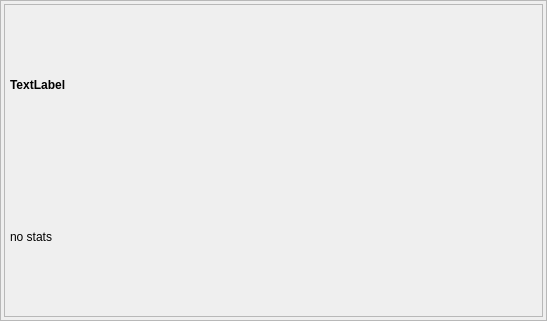
<ui version="4.0" >
 <class>VideoWidget</class>
 <widget class="QWidget" name="VideoWidget" >
  <property name="geometry" >
   <rect>
    <x>0</x>
    <y>0</y>
    <width>547</width>
    <height>321</height>
   </rect>
  </property>
  <property name="focusPolicy" >
   <enum>Qt::StrongFocus</enum>
  </property>
  <property name="windowTitle" >
   <string>Video Display</string>
  </property>
  <property name="windowIcon" >
   <iconset resource="icons_gui.qrc" >:/icons/window-new.png</iconset>
  </property>
  <layout class="QVBoxLayout" >
   <property name="margin" >
    <number>0</number>
   </property>
   <property name="spacing" >
    <number>0</number>
   </property>
   <item>
    <widget class="QFrame" name="bigframe" >
     <property name="frameShape" >
      <enum>QFrame::StyledPanel</enum>
     </property>
     <property name="frameShadow" >
      <enum>QFrame::Raised</enum>
     </property>
     <layout class="QVBoxLayout" >
      <property name="margin" >
       <number>3</number>
      </property>
      <property name="spacing" >
       <number>3</number>
      </property>
      <item>
       <widget class="QFrame" name="videoframe" >
        <property name="autoFillBackground" >
         <bool>true</bool>
        </property>
        <property name="frameShape" >
         <enum>QFrame::StyledPanel</enum>
        </property>
        <property name="frameShadow" >
         <enum>QFrame::Plain</enum>
        </property>
        <property name="lineWidth" >
         <number>1</number>
        </property>
        <layout class="QVBoxLayout" >
         <property name="margin" >
          <number>5</number>
         </property>
         <property name="spacing" >
          <number>4</number>
         </property>
         <item>
          <widget class="QLabel" name="titleLabel" >
           <property name="font" >
            <font>
             <weight>75</weight>
             <bold>true</bold>
            </font>
           </property>
           <property name="autoFillBackground" >
            <bool>false</bool>
           </property>
           <property name="frameShape" >
            <enum>QFrame::NoFrame</enum>
           </property>
           <property name="frameShadow" >
            <enum>QFrame::Sunken</enum>
           </property>
           <property name="text" >
            <string>TextLabel</string>
           </property>
           <property name="margin" >
            <number>2</number>
           </property>
          </widget>
         </item>
         <item>
          <widget class="QLabel" name="statLabel" >
           <property name="minimumSize" >
            <size>
             <width>160</width>
             <height>0</height>
            </size>
           </property>
           <property name="autoFillBackground" >
            <bool>false</bool>
           </property>
           <property name="frameShape" >
            <enum>QFrame::NoFrame</enum>
           </property>
           <property name="frameShadow" >
            <enum>QFrame::Sunken</enum>
           </property>
           <property name="text" >
            <string>no stats</string>
           </property>
           <property name="margin" >
            <number>0</number>
           </property>
           <property name="indent" >
            <number>-1</number>
           </property>
          </widget>
         </item>
        </layout>
       </widget>
      </item>
     </layout>
    </widget>
   </item>
  </layout>
  <action name="actionWindow" >
   <property name="checkable" >
    <bool>true</bool>
   </property>
   <property name="icon" >
    <iconset resource="icons_gui.qrc" >:/icons/window-new.png</iconset>
   </property>
   <property name="text" >
    <string>Toggle Separate Window</string>
   </property>
   <property name="shortcut" >
    <string>Ctrl+W</string>
   </property>
   <property name="shortcutContext" >
    <enum>Qt::WidgetShortcut</enum>
   </property>
  </action>
  <action name="actionFullscreen" >
   <property name="checkable" >
    <bool>true</bool>
   </property>
   <property name="icon" >
    <iconset resource="icons_gui.qrc" >:/icons/view-fullscreen.png</iconset>
   </property>
   <property name="text" >
    <string>Toggle Fullscreen</string>
   </property>
   <property name="shortcut" >
    <string>Ctrl+F</string>
   </property>
   <property name="shortcutContext" >
    <enum>Qt::WidgetShortcut</enum>
   </property>
  </action>
  <action name="actionFlipV" >
   <property name="checkable" >
    <bool>true</bool>
   </property>
   <property name="icon" >
    <iconset resource="icons_gui.qrc" >:/icons/delete_table_row.png</iconset>
   </property>
   <property name="text" >
    <string>Flip Vertically</string>
   </property>
  </action>
  <action name="actionFlipH" >
   <property name="checkable" >
    <bool>true</bool>
   </property>
   <property name="icon" >
    <iconset resource="icons_gui.qrc" >:/icons/delete_table_col.png</iconset>
   </property>
   <property name="text" >
    <string>Flip Horizontally</string>
   </property>
  </action>
  <action name="actionOn" >
   <property name="checkable" >
    <bool>true</bool>
   </property>
   <property name="checked" >
    <bool>true</bool>
   </property>
   <property name="icon" >
    <iconset resource="icons_gui.qrc" >:/icons/application-exit.png</iconset>
   </property>
   <property name="text" >
    <string>Rendering On/Off</string>
   </property>
  </action>
 </widget>
 <resources>
  <include location="icons_gui.qrc" />
 </resources>
 <connections/>
</ui>
